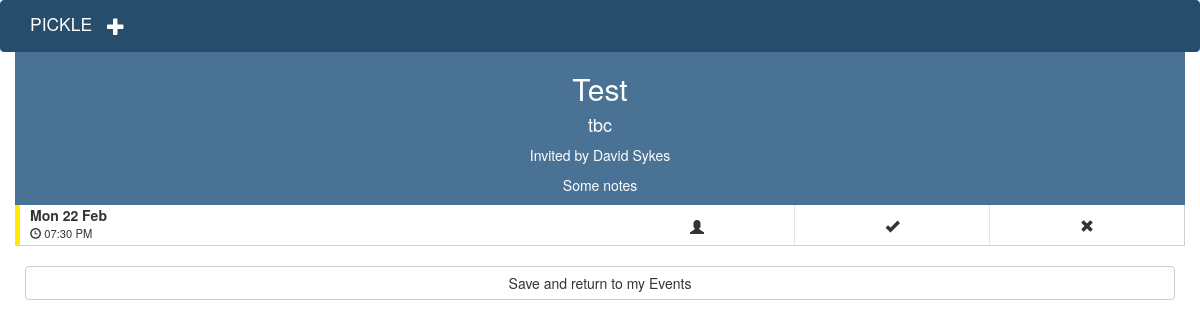
Screenshot of /event_details/2 (signed in) with the database file from the repository.
### app/models.py (models this page shows, shortened)
class Event(db.Model):
	__tablename__ = "events"
	id = db.Column(db.Integer, primary_key=True)
	name = db.Column(db.String(120), unique=False)
	location = db.Column(db.String(120), unique=False)
	admin_id = db.Column(db.Integer, db.ForeignKey("users.id"))
	deleted = db.Column(db.Boolean, unique=False, default = False)
	notes = db.Column(db.String(200), unique=False)
	invites_sent = db.Column(db.Boolean, unique=False, default = False)
	confirmed = db.Column(db.Boolean, unique=False, default = False)
	eventdates = db.relationship('EventDate', backref=db.backref('event', lazy='select'))  #RELATIONSHIP DECLARATION

class User(UserMixin, db.Model):
	__tablename__ = "users"
	id = db.Column(db.Integer, primary_key=True)
	firstname = db.Column(db.String(64), unique=False)
	surname = db.Column(db.String(64), unique=False)
	email = db.Column(db.String(120), index=True, unique=True)
	phone = db.Column(db.String(120), index=True, unique=True)
	group = db.Column(db.String(64), index=True, unique=False)
	password_hash = db.Column(db.String(128))
	events = db.relationship("Event",backref="user",lazy="select") #RELATIONSHIP DECLARATION
	eventsinvites = db.relationship("EventInvite",backref="user",lazy="select") #RELATIONSHIP DECLARATION
	@property
	def password(self):
		raise AttributeError("password is not a readable attribute")

class EventDate(db.Model):
	__tablename__ = "eventdates"
	id = db.Column(db.Integer, primary_key=True)
	event_id = db.Column(db.Integer, db.ForeignKey("events.id"))
	date = db.Column(db.DateTime, unique=False)
	confirmed = db.Column(db.Boolean, unique=False, default = False)
	eventinvites = db.relationship('EventInvite', backref=db.backref('eventdate', lazy='select'))  #RELATIONSHIP DECLARATION

class EventInvite(db.Model):
	__tablename__ = "eventinvites"
	id = db.Column(db.Integer, primary_key=True)
	eventdate_id = db.Column(db.Integer, db.ForeignKey("eventdates.id"))
	invited_id = db.Column(db.Integer, db.ForeignKey("users.id"))
	status =  db.Column(db.Integer, unique=False) #1 is attending, 0 is not replied, -1 is not attending

### app/views.py (the view)
@app.route('/event_details/<int:event_id>', methods=['GET', 'POST'])
@login_required
def event_details(event_id):
	event = Event.query.filter_by(id = event_id).first()
	eventdates = EventDate.query.filter_by(event_id = event_id).all()
	eventdates.sort(key = lambda r: r.date)
	invitees = EventInvite.query.join(EventDate).filter_by(event_id = event_id).all()
	attendance_dict = {}
	for eventdate in eventdates:
		attendance_dict[eventdate.id] = {"attending":0,"cant_make_it":0,"not_replied":0}
		for invitee in invitees:
			if invitee.eventdate.id == eventdate.id:
				if invitee.status == 1:
					attendance_dict[eventdate.id]["attending"] = attendance_dict[eventdate.id]["attending"] + 1
				elif invitee.status == -1:
					attendance_dict[eventdate.id]["cant_make_it"] = attendance_dict[eventdate.id]["cant_make_it"] + 1
				elif invitee.status == 0:
					attendance_dict[eventdate.id]["not_replied"] = attendance_dict[eventdate.id]["not_replied"] + 1
	admin = User.query.filter_by(id = event.admin_id).first()
	if event.confirmed:
		if event.admin_id == current_user.id:
			return render_template("event_details_admin_confirmed.html", title="Event_details", event = event , eventdates = eventdates, invitees = invitees, admin = admin, attendance_dict=attendance_dict)
		elif current_user.id in [invitee.invited_id for invitee in invitees]:
			return render_template("event_details_invited_confirmed.html", title="Event_details", event = event , eventdates = eventdates, invitees = invitees, admin = admin, attendance_dict=attendance_dict)
		else:
			return "You are not admin or invited to " + event.name
	elif event.confirmed == False:
		if event.admin_id == current_user.id:
			return render_template("event_details_admin_not_confirmed.html", title="Event_details", event = event , eventdates = eventdates, invitees = invitees, admin = admin, attendance_dict=attendance_dict)
		elif current_user.id in [invitee.invited_id for invitee in invitees]:
			return render_template("event_details_invited_not_confirmed.html", title="Event_details", event = event , eventdates = eventdates, invitees = invitees, admin = admin)
		else:
			return "You are not admin or invited to " + event.name

### app/models.py (called while the page is built)
@login_manager.user_loader
def load_user(user_id):
	return User.query.get(int(user_id))

### app/templates/event_details_invited_confirmed.html (shortened to what this page needs)
{% extends "base_test.html" %}
{%block head%}
<link rel="stylesheet" href="{{url_for("static", filename = "event_details.css")}}" />
{%endblock%}
{% block content %}
  <div class = "container event-details-header">
	<div class = "row">
		<div class = "col-sm-12">
			<h2 style = "text-align: center"> {{ event.name }} </h2>
			<h4 style = "text-align: center"> {{event.location}} </h4>
			<p style = "text-align: center"> Invited by {{ admin.firstname}} {{ admin.surname}} </p>
			<p style = "text-align: center"> {{event.notes}} </p>
		</div>
	</div>
</div>
<div class = "container eventdate-choices">
{%for eventdate in eventdates%}
	{%if eventdate.confirmed%}
	<div class = "row date-option-row">
		<div class = "col-xs-12 date-option-col">
			<div class = "col-xs-6 date-option-datetime-box">
				<div class = "col-xs-12 date-option-date-box">
					{{eventdate.date.strftime("%a %d %b")}}
				</div>
				<div class = "col-xs-12 date-option-time-box">
					<span class = "glyphicon glyphicon-time"></span> {{eventdate.date.strftime("%I:%M %p")}}
				</div>
			</div>
			<div class = "col-xs-2 invited-man-box">
					<button type="button" class="btn btn-who-can-come dropdown-toggle" data-toggle="dropdown" >
						<span class="glyphicon glyphicon-user"></span>
					</button>
			</div>
			<div class = "col-xs-2 tick-cross-box">
				{%for invitee in invitees%}
						{%if invitee.eventdate.id == eventdate.id and invitee.invited_id == current_user.id%}
							{%if invitee.status == 1%}
				<a type = "button" name = "{{invitee.id}}"  class = "btn btn-attend {{invitee.id}}" style = "color:green">
							{%else%}
				<a type = "button" name = "{{invitee.id}}"  class = "btn btn-attend {{invitee.id}}">
							{%endif%}
						{%endif%}
					{%endfor%}
					<span class = "glyphicon glyphicon-ok"></span>
				</a>
			</div>
			<div class = "col-xs-2 tick-cross-box">
				{%for invitee in invitees%}
						{%if invitee.eventdate.id == eventdate.id and invitee.invited_id == current_user.id%}
							{%if invitee.status == -1%}
				<a type = "button" name = "{{invitee.id}}"  class = "btn btn-cant-make-it" style = "color:green">
							{%else%}
				<a type = "button"  name = "{{invitee.id}}" class = "btn btn-cant-make-it {{invitee.id}}">
							{%endif%}
						{%endif%}
					{%endfor%}
					<span class = "glyphicon glyphicon-remove"></span>
				</a>
			</div>
		</div>
	</div>
</div>
{%endif%}
{%endfor%}
	<div class = "container container-eventdate">
		<div class = "row eventdate-row">
			<div class = "col-xs-12">
				<a type = "button" class = "btn btn-default btn-block" href="{{url_for("index")}}">
					Save and return to my Events
				</a>
			</div>
		</div>
	</div>
{% endblock %}

### app/static/event_details.css (style rules this page uses)
.event-details-header { background-color: #497294; color:white; }
.date-option-col { padding:0px; box-shadow: inset 5px 0px 0px #FFEA00; border-bottom: solid 1px #D1D1D1; border-right: solid 1px #D1D1D1; }
.date-option-datetime-box { padding:0px; }
.date-option-date-box { font-weight:bold; }
.date-option-time-box { font-size: 0.8em; }
.tick-cross-box { padding-left: 0px; padding-right: 0px; text-align: center; border-left: solid 1px #e5e5e5; }
.invited-man-box { padding-left: 0px; padding-right: 0px; text-align: center; }
.btn-who-can-come { height:40px; padding-top:10px; background-color:white; width:100%; }
.btn-attend { height:40px; padding-top:10px; color:#333; width:100%; }
.btn-cant-make-it { height:40px; padding-top:10px; color:#333; width:100%; }
.container-eventdate { padding-left:10px; padding-right:10px; padding-top:10px; }
.eventdate-row { padding-top:10px }

### rows the page displays
Event: name "Test", location "tbc", notes "Some notes"
User: firstname "David", surname "Sykes"
EventDate: date "Mon 22 Feb", date "07:30 PM"
